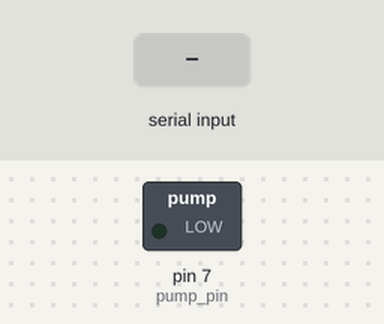
This sketch was run on a simulated Arduino Uno, built with avr-gcc and run on an emulated ATmega328P. Shown: switched loads named in the sketch (green lamp = pin HIGH). Inputs (shaded band) come from the test bench. What the sketch prints to the serial monitor is not drawn.

Above: at 1.2 s.
1.3 s: "?\n" received over Serial
3.0 s: byte 116 ('t') received over Serial
4.5 s: "90,45\n" received over Serial
6.1 s: byte 112 ('p') received over Serial
7.6 s: byte 84 ('T') received over Serial
Timing chart, 0 to 10.1 s (numbered marks = the images above; inputs shaded):
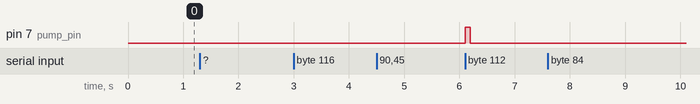

The sketch:

TestPumpAmountInmS.ino
```cpp
#define DEBUG 1
#ifdef DEBUG
#define DEBUG_PRINT(x)  Serial.print (x)
#define DEBUG_PRINTHEX(x) Serial.print(x,HEX)
#define DEBUG_PRINTF(x) Serial.print(F(x))
#define DEBUG_PRINTLN(x) Serial.println(x)
#define DEBUG_PRINTLNF(x) Serial.println(F(x))
#else
#define DEBUG_PRINT(x)
#define DEBUG_PRINTF(x)
#define DEBUG_PRINTLN(x)
#define DEBUG_PRINTLNF(x)
#define DEBUG_PRINTHEX(x)
#endif
#define pump_pin 7
  unsigned long t=0;
void setup()
{
  Serial.begin(9600);
  pinMode(pump_pin,OUTPUT);
  showHelp();
}
void loop()
{
  serialHandler();
}
void serialHandler()
{
  char inChar;

  if((inChar = Serial.read())>0) {
    DEBUG_PRINTF("Character read: ");
    DEBUG_PRINTLN(inChar);
    switch (inChar) {
    case 't':
    case 'T':
      {
        t = getTime();
      }
      break;
    case 'p':
    case 'P':
      {
        pump(t);
      }
      break;
    case '?':
      showHelp();
      break;
    default:
      break;
    }
    showHelp();
  }
}
unsigned long getTime()
{
  Serial.print("\r\nEnter number of millis to pump ");
  while (Serial.available()==0);
  unsigned long t_in_ms = Serial.parseInt();
  return t_in_ms;
}
void pump(unsigned long time_in_ms)
{
  DEBUG_PRINTF("Turning pump on for ");
  DEBUG_PRINT(time_in_ms);
  DEBUG_PRINTLNF("mS");
  digitalWrite(pump_pin,HIGH);
  delay(time_in_ms);
  digitalWrite(pump_pin,LOW);
}
const char helpText[] PROGMEM =
"\n"
"Available commands:" "\n"
"  ?     - shows available comands" "\n"
"  t     - enter number of mS to pump" "\n"
"  p     - pump" "\n"
;
/*-----------------------------------------------------------
 show command line menu
 -----------------------------------------------------------*/
static void showHelp () {
  showString(helpText);
}
static void showString (PGM_P s) {
  for (;;) {
    char c = pgm_read_byte(s++);
    if (c == 0)
      break;
    if (c == '\n')
      Serial.print('\r');
    Serial.print(c);
  }
}
```

Measured:
- after the input at 1.3 s, every drawn part: stays the same
- after the input at 3.0 s, every drawn part: stays the same
- after the input at 4.5 s, every drawn part: stays the same
- after the input at 6.1 s, pin 7 (pump_pin): LOW → HIGH at once, → LOW 0.09 s later
- after the input at 7.6 s, every drawn part: stays the same
